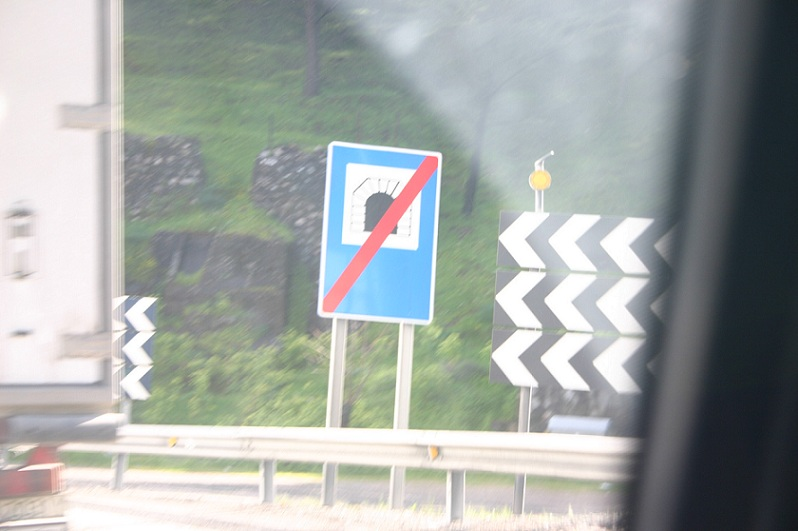
%> input picture project/matlab/Images/Different0001.jpg, 798 x 531 px
$ octave --eval "result = Postprocessing(rgb2gray(imread('Images/Different0001.jpg')));"   (GNU Octave 9; MATLAB toolbox functions it lacks are replaced by stand-ins)
%> lines starting %> are read from the running program, lines starting %| are printed output that depends on the picture; in (x1, y1, x2, y2) boxes, pixels count from 0 and x2, y2 are one past the last pixel; in counts of white or black regions, pixels touching at a corner belong together; the program's own positions count from 1
%%%%%%%%%%%%%%%%%%%%%%%%%%%%%%%%%%%%
%         Post-Processing          %
%%%%%%%%%%%%%%%%%%%%%%%%%%%%%%%%%%%%

%Responsibles:
%    - Corina Barbalata
%    - Federico Camposeco
%    - Eduardo Tusa
%    - Joel Vidal

function [noiseRem,cleanImg,convHull,contP] = Postprocessing(BW_im)
%   ---Inputs----
%   BW_im   : a segmented binary image [mxn bool]
%   ---Outputs---
%   noiseRem: contains the noise removed image (after morphological
%             operations). [mxn bool]
%   cleanImg: contains the object elimination image. [mxn bool]
%   convHull: contains the indices of the contP points in the convex hull
%             boundary. [n cell] n is the number of possible roadsigns
%   contP   : contains the contour points of the image. This is obtained
%             to speed up the convex hull operation and for further
%             processing. [n cell] n is the number of possible roadsigns
%   ---Testing---
%   [noiseRem,cleanImg,convHull,contP]=Postprocessing(NHS_output);
%   figure(1);imshow(noiseRem)
%   title('Noise Removal');
%   figure(2);imshow(cleanImg)
%   title('Object Elimination');
%   figure(3);imshow(cleanImg)
%   title('Recovery of Deformed Road Sign');
%   hold on
%   for i=1:length(contP)
%       plot(contP{i}(convHull{i},2),contP{i}(convHull{i},1),'.')
%   end


%% Image-Cleaning
%Remove the noise, restore the contours and fill incomplete data.

sd = strel('disk',4);                   %Create a structuring element
cleanImg = imdilate(BW_im, sd);         %Dilate the image
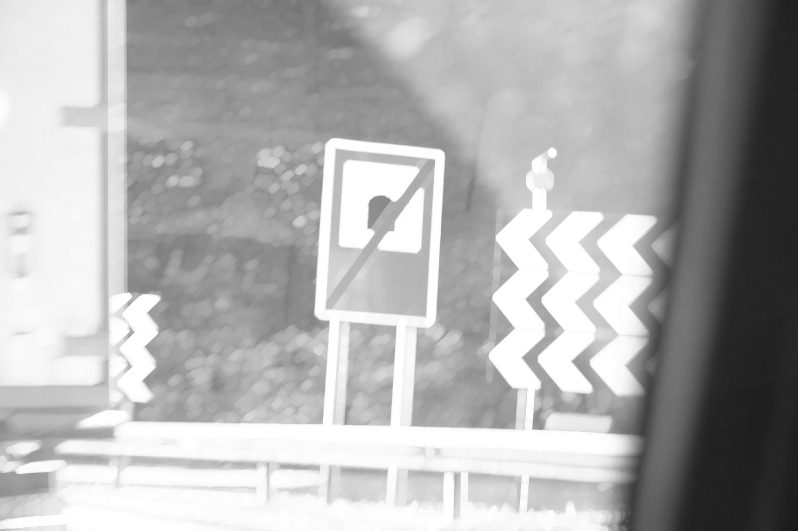
%> cleanImg: size 531x798 uint8; min 25, max 255, mean 176.2
cleanImg = imfill(cleanImg,8,'holes');  %Fill the holes
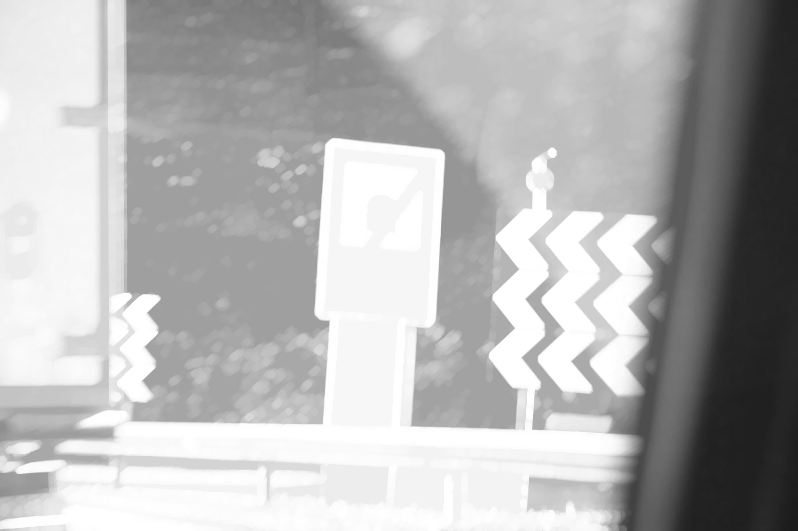
%> cleanImg: size 531x798 uint8; min 25, max 255, mean 180.1
cleanImg = imerode(cleanImg,sd);        %Erode the image
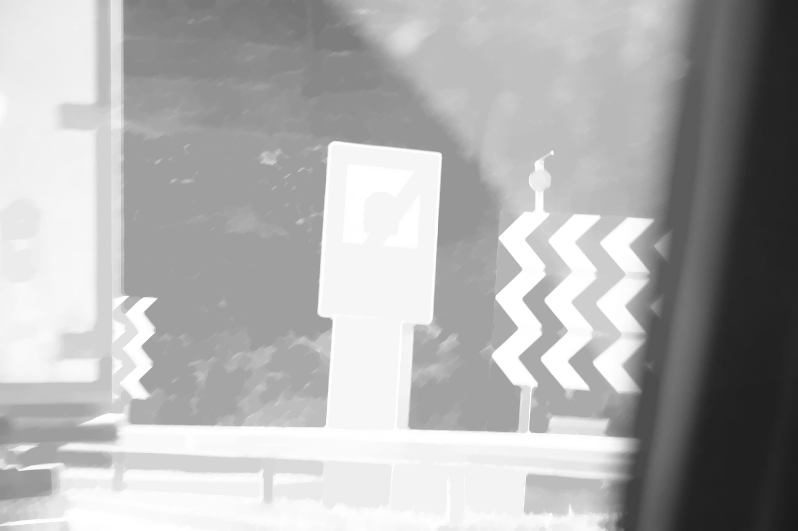
%> cleanImg: size 531x798 uint8; min 25, max 255, mean 174.9

for i = 1:5                             %Noise removal using a median filter
    cleanImg = medfilt2(cleanImg,[5 5]);
end

noiseRem = cleanImg;                    %Output of noise removed

%% Elimination
%Elimination of insignicant objects according two methods : area and aspect ratio

[L,N] = bwlabel(cleanImg, 8);           %Label connected components: 8-connected blobs
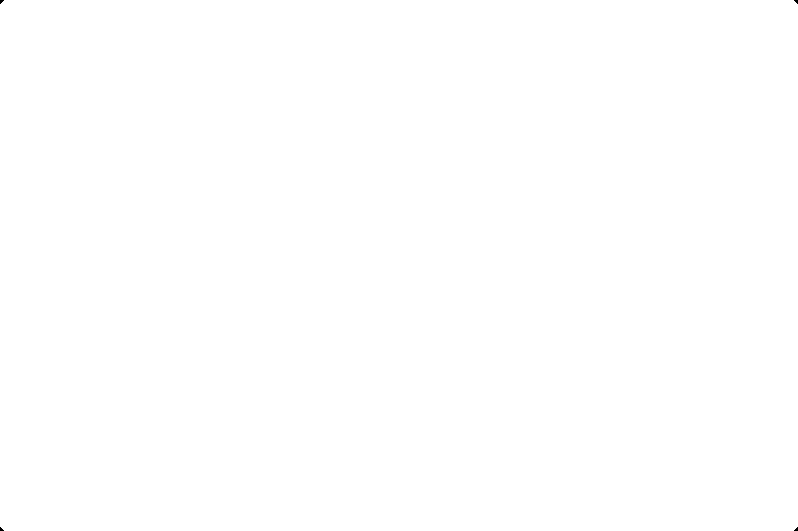
%> L: size 531x798 double; values 0 (black) and 1 (white), 100% white; 4 black regions (4 under 20 px)
%> N = 1
totalSize= size(BW_im,1)*size(BW_im,2); %size(I,1): rows, size(I,2): columns
%> totalSize = 423738
BB = regionprops(L,'BoundingBox');      %smallest rectangle containing the object
%> BB = 1 region; box (x1, y1, x2, y2): (0, 0, 798, 531)
P  = regionprops(L,'PixelIdxList');     %Vector containing the linear indices that represent an object
A  = regionprops(L,'Area');             %Number of pixels in the object
%> A = 1 region; Area: 423698

for i = 1:N                             %For each region in the image do:
    B = BB(i).BoundingBox;
    ratio = B(3)/B(4);                  %Compute aspect ratio. B(3): width, B(4): height
                                        %Conditions are set for elimination objects
    if (A(i).Area < totalSize/1500) || (ratio > 1.30 || ratio < 0.25)
        cleanImg(P(i).PixelIdxList) = 0;
    end
end
%> this loop made 1 pass
%> (B, ratio) on pass 1: ([0.5 0.5 798 531], 1.5)
%> cleanImg: size 531x798 uint8; every value is 0

%% Convex hull
% Obtaining the points in the segmented region that correspond to the CH

[L,N] = bwlabel(cleanImg, 8);              %Labeling of the latest clean image
%> L: size 531x798 double; every value is 0
%> N = 0
contP = cell(N);
%> contP = {}
convHull = cell(N);                        %Output data structure will be in cell form
%> convHull = {}
for i=1:N                                  %For each labeled region
    [rows cols] = find(L==i);              %Get the coordinates of the points
    tmpI = (L==i);                         %Make a temporary binary image of the current label
    contP{i} = bwtraceboundary(tmpI, [rows(1),cols(1)], 'E', 8, Inf, 'counterclockwise');
                                           %Get the points in the boundary of the blob
    convHull{i} = convhull(contP{i}(:,1),contP{i}(:,2));
                                           %Convex hull operation of the contour (as index of contP)
end
%> this loop made 0 passes

$ run again, on project/matlab/Images/Different0002.jpg
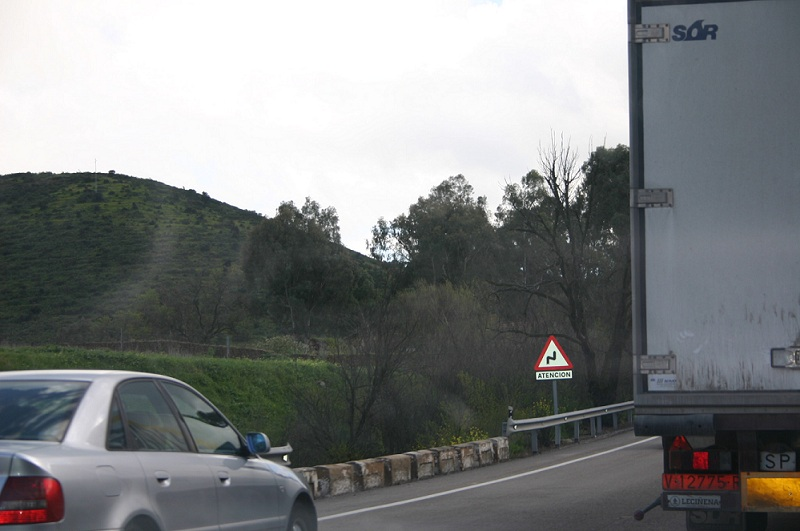
%> input picture project/matlab/Images/Different0002.jpg, 800 x 531 px
%> in Postprocessing, `cleanImg = imerode(cleanImg,sd);`:
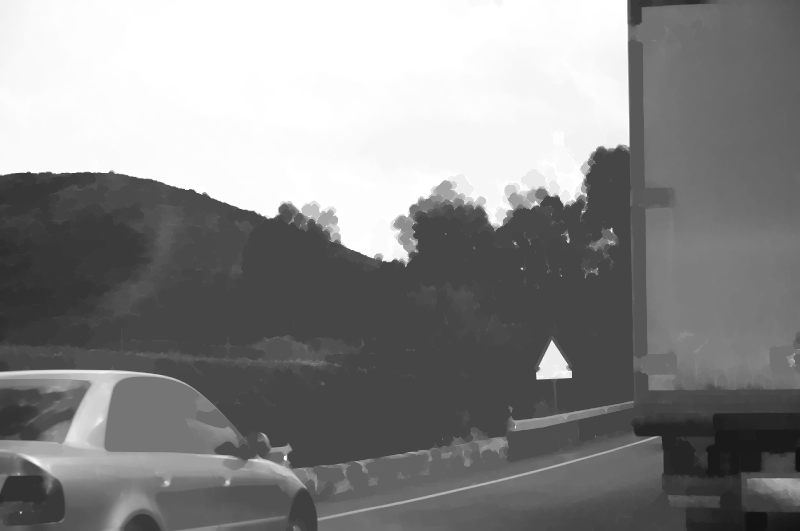
%> cleanImg: size 531x800 uint8; min 18, max 255, mean 136.4
%> after the loop in Postprocessing, `for i = 1:5`:
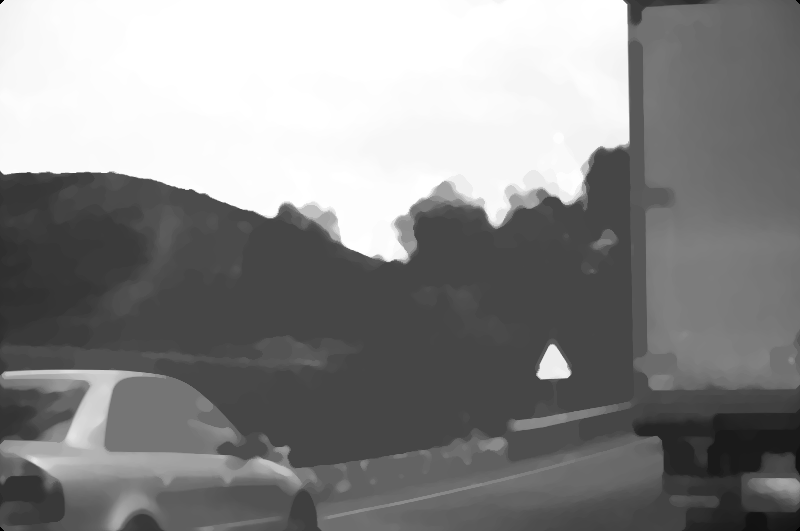
%> cleanImg: size 531x800 uint8; 17.68% of pixels changed, all inside (x1, y1, x2, y2) = (0, 0, 800, 531)
%> in Postprocessing, `[L,N] = bwlabel(cleanImg, 8);`: N = 1
%> BB = 1 region; box (x1, y1, x2, y2): (0, 0, 800, 531)
%> A = 1 region; Area: 424760
%> the loop in Postprocessing, `for i = 1:N` made 1 pass
%> (B, ratio) on pass 1: ([0.5 0.5 800 531], 1.51)
%> in Postprocessing, `[L,N] = bwlabel(cleanImg, 8);`: N = 0
%> contP = {}

$ run again, on project/matlab/Images/Different0003.jpg
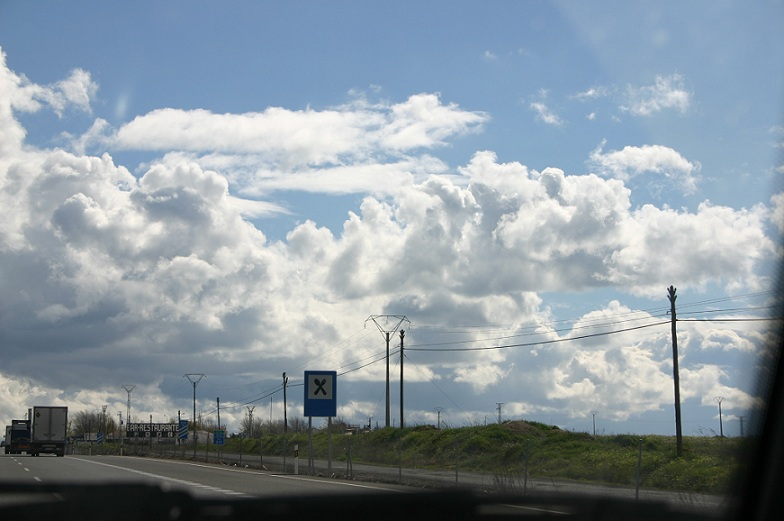
%> input picture project/matlab/Images/Different0003.jpg, 784 x 521 px
%> in Postprocessing, `cleanImg = imdilate(BW_im, sd);`:
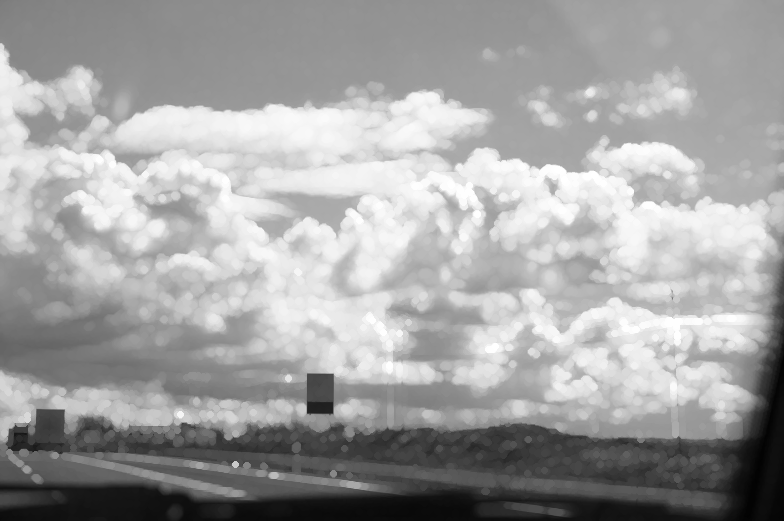
%> cleanImg: size 521x784 uint8; min 2, max 255, mean 161.8
%> in Postprocessing, `cleanImg = imerode(cleanImg,sd);`:
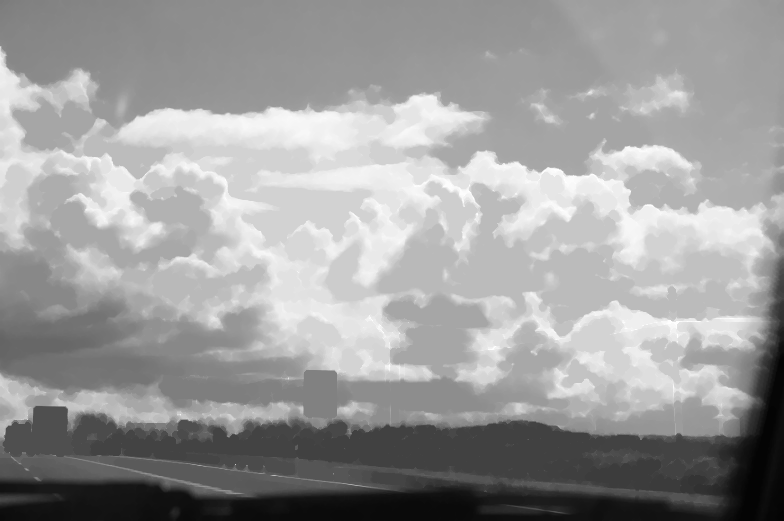
%> cleanImg: size 521x784 uint8; min 4, max 255, mean 155.9
%> in Postprocessing, `[L,N] = bwlabel(cleanImg, 8);`: N = 1
%> BB = 1 region; box (x1, y1, x2, y2): (0, 0, 784, 521)
%> A = 1 region; Area: 408424
%> the loop in Postprocessing, `for i = 1:N` made 1 pass
%> (B, ratio) on pass 1: ([0.5 0.5 784 521], 1.5)
%> in Postprocessing, `[L,N] = bwlabel(cleanImg, 8);`: N = 0
%> contP = {}

$ run again, on project/matlab/Images/Different0004.jpg
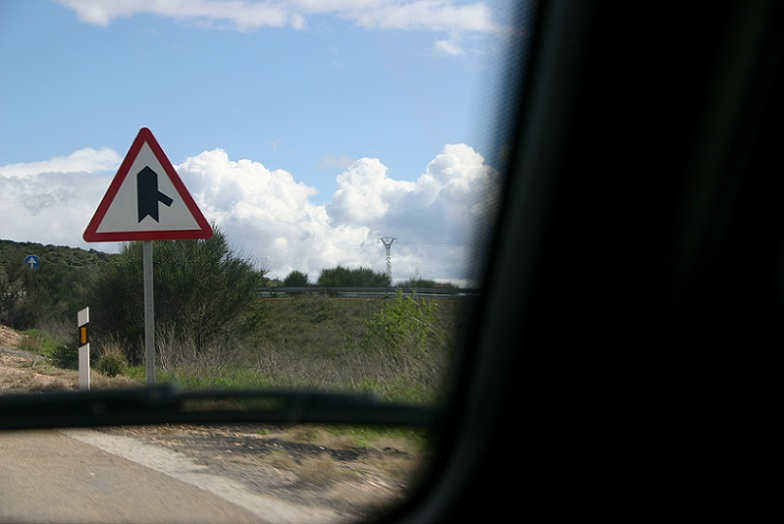
%> input picture project/matlab/Images/Different0004.jpg, 784 x 524 px
%> in Postprocessing, `cleanImg = imerode(cleanImg,sd);`:
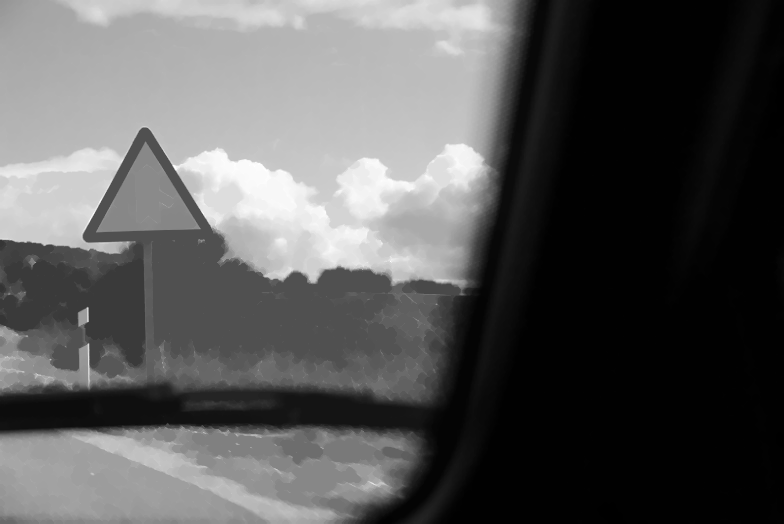
%> cleanImg: size 524x784 uint8; min 0, max 255, mean 88
%> after the loop in Postprocessing, `for i = 1:5`:
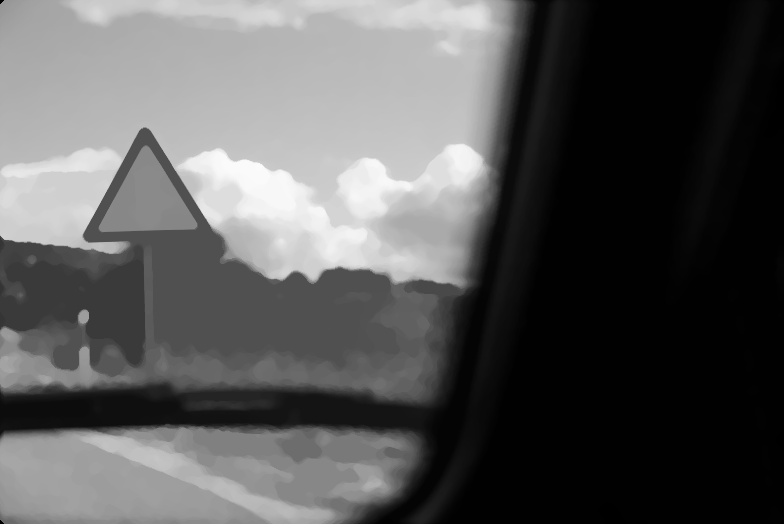
%> cleanImg: size 524x784 uint8; 18.25% of pixels changed, all inside (x1, y1, x2, y2) = (0, 0, 784, 524)
%> in Postprocessing, `[L,N] = bwlabel(cleanImg, 8);`: N = 1
%> BB = 1 region; box (x1, y1, x2, y2): (0, 0, 784, 524)
%> A = 1 region; Area: 409586
%> the loop in Postprocessing, `for i = 1:N` made 1 pass
%> (B, ratio) on pass 1: ([0.5 0.5 784 524], 1.5)
%> in Postprocessing, `[L,N] = bwlabel(cleanImg, 8);`: N = 0
%> contP = {}
